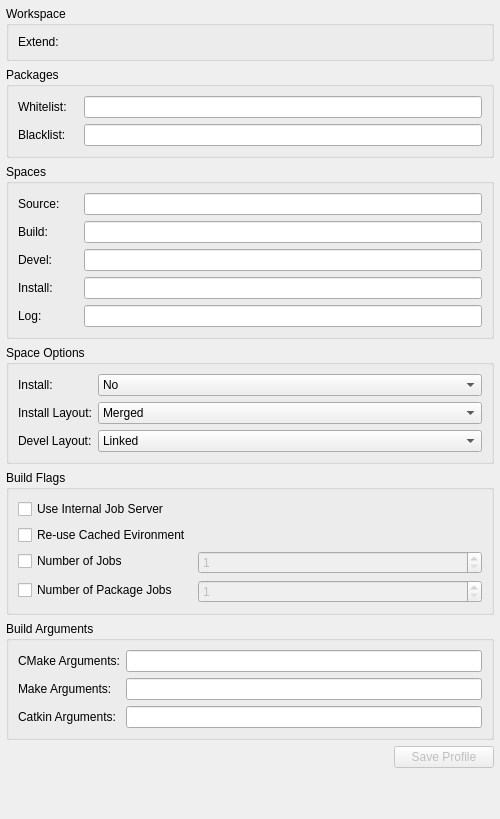
<?xml version="1.0" encoding="UTF-8"?>
<ui version="4.0">
 <class>ROSProjectManager::Internal::ROSCatkinToolsConfigEditor</class>
 <widget class="QWidget" name="ROSProjectManager::Internal::ROSCatkinToolsConfigEditor">
  <property name="geometry">
   <rect>
    <x>0</x>
    <y>0</y>
    <width>500</width>
    <height>819</height>
   </rect>
  </property>
  <property name="sizePolicy">
   <sizepolicy hsizetype="Preferred" vsizetype="Fixed">
    <horstretch>0</horstretch>
    <verstretch>0</verstretch>
   </sizepolicy>
  </property>
  <property name="minimumSize">
   <size>
    <width>500</width>
    <height>0</height>
   </size>
  </property>
  <property name="maximumSize">
   <size>
    <width>16777215</width>
    <height>16777215</height>
   </size>
  </property>
  <layout class="QVBoxLayout" name="verticalLayout">
   <property name="leftMargin">
    <number>6</number>
   </property>
   <property name="topMargin">
    <number>6</number>
   </property>
   <property name="rightMargin">
    <number>6</number>
   </property>
   <property name="bottomMargin">
    <number>6</number>
   </property>
   <item>
    <widget class="QGroupBox" name="groupBox_5">
     <property name="sizePolicy">
      <sizepolicy hsizetype="Preferred" vsizetype="Fixed">
       <horstretch>0</horstretch>
       <verstretch>0</verstretch>
      </sizepolicy>
     </property>
     <property name="title">
      <string>Workspace</string>
     </property>
     <layout class="QFormLayout" name="formLayout_4">
      <item row="0" column="0">
       <widget class="QLabel" name="extendLabel">
        <property name="minimumSize">
         <size>
          <width>60</width>
          <height>0</height>
         </size>
        </property>
        <property name="text">
         <string>Extend:</string>
        </property>
       </widget>
      </item>
      <item row="0" column="1">
       <widget class="Utils::PathChooser" name="extend_path_chooser" native="true"/>
      </item>
     </layout>
    </widget>
   </item>
   <item>
    <widget class="QGroupBox" name="groupBox">
     <property name="sizePolicy">
      <sizepolicy hsizetype="Preferred" vsizetype="Fixed">
       <horstretch>0</horstretch>
       <verstretch>0</verstretch>
      </sizepolicy>
     </property>
     <property name="title">
      <string>Packages</string>
     </property>
     <layout class="QFormLayout" name="formLayout_3">
      <item row="0" column="0">
       <widget class="QLabel" name="whitelist_label">
        <property name="minimumSize">
         <size>
          <width>60</width>
          <height>0</height>
         </size>
        </property>
        <property name="toolTip">
         <string>&lt;html&gt;&lt;head/&gt;&lt;body&gt;&lt;p&gt;Set the packages on the whitelist. If the whitelist is non-empty, only the packages on the whitelist are built with a bare call to `catkin build`.&lt;/p&gt;&lt;/body&gt;&lt;/html&gt;</string>
        </property>
        <property name="text">
         <string>Whitelist:</string>
        </property>
       </widget>
      </item>
      <item row="0" column="1">
       <widget class="ROSCatkinToolsListWidget" name="whitelist_lineEdit">
        <property name="enabled">
         <bool>true</bool>
        </property>
        <property name="readOnly">
         <bool>true</bool>
        </property>
        <property name="clearButtonEnabled">
         <bool>false</bool>
        </property>
       </widget>
      </item>
      <item row="1" column="0">
       <widget class="QLabel" name="blacklist_label">
        <property name="minimumSize">
         <size>
          <width>60</width>
          <height>0</height>
         </size>
        </property>
        <property name="text">
         <string>Blacklist:</string>
        </property>
       </widget>
      </item>
      <item row="1" column="1">
       <widget class="ROSCatkinToolsListWidget" name="blacklist_lineEdit">
        <property name="enabled">
         <bool>true</bool>
        </property>
        <property name="readOnly">
         <bool>true</bool>
        </property>
        <property name="clearButtonEnabled">
         <bool>false</bool>
        </property>
       </widget>
      </item>
     </layout>
    </widget>
   </item>
   <item>
    <widget class="QGroupBox" name="groupBox_2">
     <property name="sizePolicy">
      <sizepolicy hsizetype="Preferred" vsizetype="Fixed">
       <horstretch>0</horstretch>
       <verstretch>0</verstretch>
      </sizepolicy>
     </property>
     <property name="minimumSize">
      <size>
       <width>0</width>
       <height>0</height>
      </size>
     </property>
     <property name="title">
      <string>Spaces</string>
     </property>
     <layout class="QFormLayout" name="formLayout_6">
      <item row="0" column="0">
       <widget class="QLabel" name="space_source_label">
        <property name="minimumSize">
         <size>
          <width>60</width>
          <height>0</height>
         </size>
        </property>
        <property name="text">
         <string>Source:</string>
        </property>
       </widget>
      </item>
      <item row="1" column="0">
       <widget class="QLabel" name="space_build_label">
        <property name="text">
         <string>Build:</string>
        </property>
       </widget>
      </item>
      <item row="2" column="0">
       <widget class="QLabel" name="space_devel_label">
        <property name="text">
         <string>Devel:</string>
        </property>
       </widget>
      </item>
      <item row="3" column="0">
       <widget class="QLabel" name="space_install_label">
        <property name="text">
         <string>Install:</string>
        </property>
       </widget>
      </item>
      <item row="0" column="1">
       <widget class="Utils::FileNameValidatingLineEdit" name="space_source_lineEdit">
        <property name="enabled">
         <bool>true</bool>
        </property>
        <property name="toolTip">
         <string>The path to the source space.</string>
        </property>
       </widget>
      </item>
      <item row="1" column="1">
       <widget class="Utils::FileNameValidatingLineEdit" name="space_build_lineEdit">
        <property name="enabled">
         <bool>true</bool>
        </property>
        <property name="toolTip">
         <string>The path to the build space.</string>
        </property>
       </widget>
      </item>
      <item row="2" column="1">
       <widget class="Utils::FileNameValidatingLineEdit" name="space_devel_lineEdit">
        <property name="enabled">
         <bool>true</bool>
        </property>
        <property name="toolTip">
         <string>The path to the devel space.</string>
        </property>
       </widget>
      </item>
      <item row="3" column="1">
       <widget class="Utils::FileNameValidatingLineEdit" name="space_install_lineEdit">
        <property name="enabled">
         <bool>true</bool>
        </property>
        <property name="toolTip">
         <string>The path to the install space.</string>
        </property>
       </widget>
      </item>
      <item row="4" column="0">
       <widget class="QLabel" name="space_log_label">
        <property name="text">
         <string>Log:</string>
        </property>
       </widget>
      </item>
      <item row="4" column="1">
       <widget class="Utils::FileNameValidatingLineEdit" name="space_log_lineEdit">
        <property name="enabled">
         <bool>true</bool>
        </property>
        <property name="toolTip">
         <string>The path to the log space.</string>
        </property>
       </widget>
      </item>
     </layout>
    </widget>
   </item>
   <item>
    <widget class="QGroupBox" name="groupBox_3">
     <property name="sizePolicy">
      <sizepolicy hsizetype="Preferred" vsizetype="Fixed">
       <horstretch>0</horstretch>
       <verstretch>0</verstretch>
      </sizepolicy>
     </property>
     <property name="title">
      <string>Space Options</string>
     </property>
     <layout class="QFormLayout" name="formLayout_8">
      <item row="2" column="0">
       <widget class="QLabel" name="space_devel_layout_label">
        <property name="minimumSize">
         <size>
          <width>60</width>
          <height>0</height>
         </size>
        </property>
        <property name="text">
         <string>Devel Layout:</string>
        </property>
       </widget>
      </item>
      <item row="0" column="0">
       <widget class="QLabel" name="space_install_option_label">
        <property name="text">
         <string>Install:</string>
        </property>
       </widget>
      </item>
      <item row="0" column="1">
       <widget class="QComboBox" name="space_install_option_comboBox">
        <item>
         <property name="text">
          <string>No</string>
         </property>
        </item>
        <item>
         <property name="text">
          <string>Yes</string>
         </property>
        </item>
       </widget>
      </item>
      <item row="1" column="0">
       <widget class="QLabel" name="space_install_layout_label">
        <property name="text">
         <string>Install Layout:</string>
        </property>
       </widget>
      </item>
      <item row="1" column="1">
       <widget class="QComboBox" name="space_install_layout_comboBox">
        <item>
         <property name="text">
          <string>Merged</string>
         </property>
        </item>
        <item>
         <property name="text">
          <string>Isolated</string>
         </property>
        </item>
       </widget>
      </item>
      <item row="2" column="1">
       <widget class="QComboBox" name="space_devel_layout_comboBox">
        <item>
         <property name="text">
          <string>Linked</string>
         </property>
        </item>
        <item>
         <property name="text">
          <string>Merged</string>
         </property>
        </item>
        <item>
         <property name="text">
          <string>Isolated</string>
         </property>
        </item>
       </widget>
      </item>
     </layout>
    </widget>
   </item>
   <item>
    <widget class="QGroupBox" name="groupBox_7">
     <property name="sizePolicy">
      <sizepolicy hsizetype="Preferred" vsizetype="Fixed">
       <horstretch>0</horstretch>
       <verstretch>0</verstretch>
      </sizepolicy>
     </property>
     <property name="title">
      <string>Build Flags</string>
     </property>
     <layout class="QFormLayout" name="formLayout">
      <item row="0" column="0">
       <widget class="QCheckBox" name="jobserver_checkBox">
        <property name="enabled">
         <bool>true</bool>
        </property>
        <property name="toolTip">
         <string>&lt;html&gt;&lt;head/&gt;&lt;body&gt;&lt;p&gt;Use the internal GNU Make job server which will limit the number of Make jobs across all active packages. If unchecked it disables the internal GNU Make job server, and use an external one (like distcc, for example). &lt;/p&gt;&lt;/body&gt;&lt;/html&gt;</string>
        </property>
        <property name="text">
         <string>Use Internal Job Server</string>
        </property>
        <property name="checkable">
         <bool>true</bool>
        </property>
        <property name="checked">
         <bool>false</bool>
        </property>
       </widget>
      </item>
      <item row="1" column="0">
       <widget class="QCheckBox" name="env_cache_checkBox">
        <property name="toolTip">
         <string>&lt;html&gt;&lt;head/&gt;&lt;body&gt;&lt;p&gt;Re-use cached environment variables when re-sourcing a resultspace that has been loaded at a different stage in the task. If unchecked it will not cache environment variables when re-sourcing the same resultspace.&lt;/p&gt;&lt;/body&gt;&lt;/html&gt;</string>
        </property>
        <property name="text">
         <string>Re-use Cached Evironment</string>
        </property>
       </widget>
      </item>
      <item row="2" column="0">
       <widget class="QCheckBox" name="jobs_checkBox">
        <property name="toolTip">
         <string>&lt;html&gt;&lt;head/&gt;&lt;body&gt;&lt;p&gt;Change the maximum number of build jobs to be distributed across active packages. (default is cpu count)&lt;/p&gt;&lt;/body&gt;&lt;/html&gt;</string>
        </property>
        <property name="text">
         <string>Number of Jobs</string>
        </property>
       </widget>
      </item>
      <item row="2" column="1">
       <widget class="QSpinBox" name="jobs_spinBox">
        <property name="enabled">
         <bool>false</bool>
        </property>
        <property name="toolTip">
         <string>&lt;html&gt;&lt;head/&gt;&lt;body&gt;&lt;p&gt;Maximum number of build jobs to be distributed across active packages. (default is cpu count)&lt;/p&gt;&lt;/body&gt;&lt;/html&gt;</string>
        </property>
        <property name="minimum">
         <number>1</number>
        </property>
        <property name="maximum">
         <number>1000000</number>
        </property>
       </widget>
      </item>
      <item row="3" column="0">
       <widget class="QCheckBox" name="package_jobs_checkBox">
        <property name="toolTip">
         <string>&lt;html&gt;&lt;head/&gt;&lt;body&gt;&lt;p&gt;Change the maximum number of packages allowed to be built in parallel (default is cpu count)&lt;/p&gt;&lt;/body&gt;&lt;/html&gt;</string>
        </property>
        <property name="text">
         <string>Number of Package Jobs</string>
        </property>
       </widget>
      </item>
      <item row="3" column="1">
       <widget class="QSpinBox" name="package_jobs_spinBox">
        <property name="enabled">
         <bool>false</bool>
        </property>
        <property name="toolTip">
         <string>&lt;html&gt;&lt;head/&gt;&lt;body&gt;&lt;p&gt;Maximum number of packages allowed to be built in parallel (default is cpu count)&lt;/p&gt;&lt;/body&gt;&lt;/html&gt;</string>
        </property>
        <property name="minimum">
         <number>1</number>
        </property>
        <property name="maximum">
         <number>1000000</number>
        </property>
       </widget>
      </item>
     </layout>
    </widget>
   </item>
   <item>
    <widget class="QGroupBox" name="groupBox_6">
     <property name="sizePolicy">
      <sizepolicy hsizetype="Preferred" vsizetype="Fixed">
       <horstretch>0</horstretch>
       <verstretch>0</verstretch>
      </sizepolicy>
     </property>
     <property name="title">
      <string>Build Arguments</string>
     </property>
     <layout class="QFormLayout" name="formLayout_2">
      <item row="0" column="0">
       <widget class="QLabel" name="cmake_args_label">
        <property name="toolTip">
         <string>&lt;html&gt;&lt;head/&gt;&lt;body&gt;&lt;p&gt;Arbitrary arguments which are passes to CMake. It collects all of following arguments until a &amp;quot;--&amp;quot; is read. If unchecked, pass no additional arguments to CMake.&lt;/p&gt;&lt;/body&gt;&lt;/html&gt;</string>
        </property>
        <property name="text">
         <string>CMake Arguments:</string>
        </property>
       </widget>
      </item>
      <item row="0" column="1">
       <widget class="ROSCatkinToolsListWidget" name="cmake_args_lineEdit">
        <property name="enabled">
         <bool>true</bool>
        </property>
        <property name="readOnly">
         <bool>true</bool>
        </property>
       </widget>
      </item>
      <item row="1" column="0">
       <widget class="QLabel" name="make_args_label">
        <property name="toolTip">
         <string>&lt;html&gt;&lt;head/&gt;&lt;body&gt;&lt;p&gt;Arbitrary arguments which are passes to Make.It collects all of following arguments until a &amp;quot;--&amp;quot; is read. If unchecked, pass no additional arguments to Make.&lt;/p&gt;&lt;/body&gt;&lt;/html&gt;</string>
        </property>
        <property name="text">
         <string>Make Arguments:</string>
        </property>
       </widget>
      </item>
      <item row="1" column="1">
       <widget class="ROSCatkinToolsListWidget" name="make_args_lineEdit">
        <property name="enabled">
         <bool>true</bool>
        </property>
        <property name="readOnly">
         <bool>true</bool>
        </property>
       </widget>
      </item>
      <item row="2" column="0">
       <widget class="QLabel" name="catkin_args_label">
        <property name="toolTip">
         <string>&lt;html&gt;&lt;head/&gt;&lt;body&gt;&lt;p&gt;Arbitrary arguments which are passes to make but only for catkin packages.It collects all of following arguments until a &amp;quot;--&amp;quot; is read. If unchecked pass no additional arguments to make for catkin packages.&lt;/p&gt;&lt;/body&gt;&lt;/html&gt;</string>
        </property>
        <property name="text">
         <string>Catkin Arguments:</string>
        </property>
       </widget>
      </item>
      <item row="2" column="1">
       <widget class="ROSCatkinToolsListWidget" name="catkin_args_lineEdit">
        <property name="enabled">
         <bool>true</bool>
        </property>
        <property name="readOnly">
         <bool>true</bool>
        </property>
       </widget>
      </item>
     </layout>
    </widget>
   </item>
   <item>
    <widget class="QFrame" name="frame">
     <property name="frameShape">
      <enum>QFrame::NoFrame</enum>
     </property>
     <property name="frameShadow">
      <enum>QFrame::Raised</enum>
     </property>
     <layout class="QHBoxLayout" name="horizontalLayout">
      <property name="spacing">
       <number>0</number>
      </property>
      <property name="leftMargin">
       <number>0</number>
      </property>
      <property name="topMargin">
       <number>0</number>
      </property>
      <property name="rightMargin">
       <number>0</number>
      </property>
      <property name="bottomMargin">
       <number>0</number>
      </property>
      <item>
       <spacer name="horizontalSpacer">
        <property name="orientation">
         <enum>Qt::Horizontal</enum>
        </property>
        <property name="sizeHint" stdset="0">
         <size>
          <width>40</width>
          <height>20</height>
         </size>
        </property>
       </spacer>
      </item>
      <item>
       <widget class="QPushButton" name="saveButton">
        <property name="enabled">
         <bool>false</bool>
        </property>
        <property name="sizePolicy">
         <sizepolicy hsizetype="Maximum" vsizetype="Fixed">
          <horstretch>0</horstretch>
          <verstretch>0</verstretch>
         </sizepolicy>
        </property>
        <property name="minimumSize">
         <size>
          <width>100</width>
          <height>0</height>
         </size>
        </property>
        <property name="maximumSize">
         <size>
          <width>16777215</width>
          <height>16777215</height>
         </size>
        </property>
        <property name="layoutDirection">
         <enum>Qt::LeftToRight</enum>
        </property>
        <property name="text">
         <string>Save Profile</string>
        </property>
       </widget>
      </item>
     </layout>
    </widget>
   </item>
   <item>
    <spacer name="verticalSpacer">
     <property name="orientation">
      <enum>Qt::Vertical</enum>
     </property>
     <property name="sizeHint" stdset="0">
      <size>
       <width>20</width>
       <height>0</height>
      </size>
     </property>
    </spacer>
   </item>
  </layout>
 </widget>
 <customwidgets>
  <customwidget>
   <class>Utils::FileNameValidatingLineEdit</class>
   <extends>QLineEdit</extends>
   <header>utils/fancylineedit.h</header>
  </customwidget>
  <customwidget>
   <class>Utils::PathChooser</class>
   <extends>QWidget</extends>
   <header>utils/pathchooser.h</header>
   <container>1</container>
  </customwidget>
  <customwidget>
   <class>ROSCatkinToolsListWidget</class>
   <extends>QLineEdit</extends>
   <header>ros_catkin_tools_step.h</header>
  </customwidget>
 </customwidgets>
 <resources/>
 <connections>
  <connection>
   <sender>jobs_checkBox</sender>
   <signal>toggled(bool)</signal>
   <receiver>jobs_spinBox</receiver>
   <slot>setEnabled(bool)</slot>
   <hints>
    <hint type="sourcelabel">
     <x>67</x>
     <y>218</y>
    </hint>
    <hint type="destinationlabel">
     <x>296</x>
     <y>219</y>
    </hint>
   </hints>
  </connection>
  <connection>
   <sender>package_jobs_checkBox</sender>
   <signal>toggled(bool)</signal>
   <receiver>package_jobs_spinBox</receiver>
   <slot>setEnabled(bool)</slot>
   <hints>
    <hint type="sourcelabel">
     <x>94</x>
     <y>248</y>
    </hint>
    <hint type="destinationlabel">
     <x>296</x>
     <y>249</y>
    </hint>
   </hints>
  </connection>
 </connections>
</ui>
